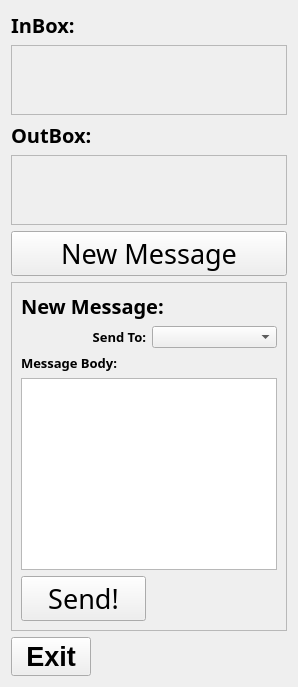
          <widget class="QWidget" name="page_10">
           <layout class="QVBoxLayout" name="verticalLayout_20">
            <item>
             <widget class="QLabel" name="label_121">
              <property name="font">
               <font>
                <family>MV Boli</family>
                <pointsize>15</pointsize>
                <weight>75</weight>
                <bold>true</bold>
               </font>
              </property>
              <property name="text">
               <string>InBox:</string>
              </property>
             </widget>
            </item>
            <item>
             <widget class="QScrollArea" name="studentMessageInbox">
              <property name="widgetResizable">
               <bool>true</bool>
              </property>
              <widget class="QWidget" name="scrollAreaWidgetContents_10">
               <property name="geometry">
                <rect>
                 <x>0</x>
                 <y>0</y>
                 <width>627</width>
                 <height>68</height>
                </rect>
               </property>
              </widget>
             </widget>
            </item>
            <item>
             <widget class="QLabel" name="label_122">
              <property name="font">
               <font>
                <family>MV Boli</family>
                <pointsize>15</pointsize>
                <weight>75</weight>
                <bold>true</bold>
               </font>
              </property>
              <property name="text">
               <string>OutBox:</string>
              </property>
             </widget>
            </item>
            <item>
             <widget class="QScrollArea" name="studentMessageOutbox">
              <property name="widgetResizable">
               <bool>true</bool>
              </property>
              <widget class="QWidget" name="scrollAreaWidgetContents_11">
               <property name="geometry">
                <rect>
                 <x>0</x>
                 <y>0</y>
                 <width>627</width>
                 <height>68</height>
                </rect>
               </property>
              </widget>
             </widget>
            </item>
            <item>
             <widget class="QPushButton" name="studentMessageNewButton">
              <property name="font">
               <font>
                <family>Impact</family>
                <pointsize>20</pointsize>
               </font>
              </property>
              <property name="text">
               <string>New Message</string>
              </property>
             </widget>
            </item>
            <item>
             <widget class="QFrame" name="studentMessageNewFrame">
              <property name="frameShape">
               <enum>QFrame::StyledPanel</enum>
              </property>
              <property name="frameShadow">
               <enum>QFrame::Raised</enum>
              </property>
              <layout class="QGridLayout" name="gridLayout_17">
               <item row="2" column="0" colspan="2">
                <widget class="QLabel" name="label_118">
                 <property name="font">
                  <font>
                   <family>MV Boli</family>
                   <pointsize>10</pointsize>
                   <weight>75</weight>
                   <bold>true</bold>
                  </font>
                 </property>
                 <property name="text">
                  <string>Message Body:</string>
                 </property>
                </widget>
               </item>
               <item row="0" column="0" colspan="2">
                <widget class="QLabel" name="label_119">
                 <property name="font">
                  <font>
                   <family>MV Boli</family>
                   <pointsize>15</pointsize>
                   <weight>75</weight>
                   <bold>true</bold>
                  </font>
                 </property>
                 <property name="text">
                  <string>New Message:</string>
                 </property>
                </widget>
               </item>
               <item row="1" column="0">
                <widget class="QLabel" name="label_120">
                 <property name="font">
                  <font>
                   <family>MV Boli</family>
                   <pointsize>10</pointsize>
                   <weight>75</weight>
                   <bold>true</bold>
                  </font>
                 </property>
                 <property name="text">
                  <string>Send To:</string>
                 </property>
                 <property name="alignment">
                  <set>Qt::AlignRight|Qt::AlignTrailing|Qt::AlignVCenter</set>
                 </property>
                </widget>
               </item>
               <item row="1" column="1">
                <widget class="QComboBox" name="studentMessageSendTo"/>
               </item>
               <item row="3" column="0" colspan="2">
                <widget class="QTextEdit" name="studentMessageBody"/>
               </item>
               <item row="4" column="0">
                <widget class="QPushButton" name="studentMessageSend">
                 <property name="font">
                  <font>
                   <family>Impact</family>
                   <pointsize>20</pointsize>
                  </font>
                 </property>
                 <property name="text">
                  <string>Send!</string>
                 </property>
                </widget>
               </item>
              </layout>
             </widget>
            </item>
            <item>
             <layout class="QHBoxLayout" name="horizontalLayout_23">
              <item>
               <widget class="QPushButton" name="studentMessageExit">
                <property name="font">
                 <font>
                  <pointsize>20</pointsize>
                  <weight>75</weight>
                  <bold>true</bold>
                 </font>
                </property>
                <property name="text">
                 <string>Exit</string>
                </property>
               </widget>
              </item>
              <item>
               <spacer name="horizontalSpacer_11">
                <property name="orientation">
                 <enum>Qt::Horizontal</enum>
                </property>
                <property name="sizeHint" stdset="0">
                 <size>
                  <width>40</width>
                  <height>3</height>
                 </size>
                </property>
               </spacer>
              </item>
             </layout>
            </item>
           </layout>
          </widget>
